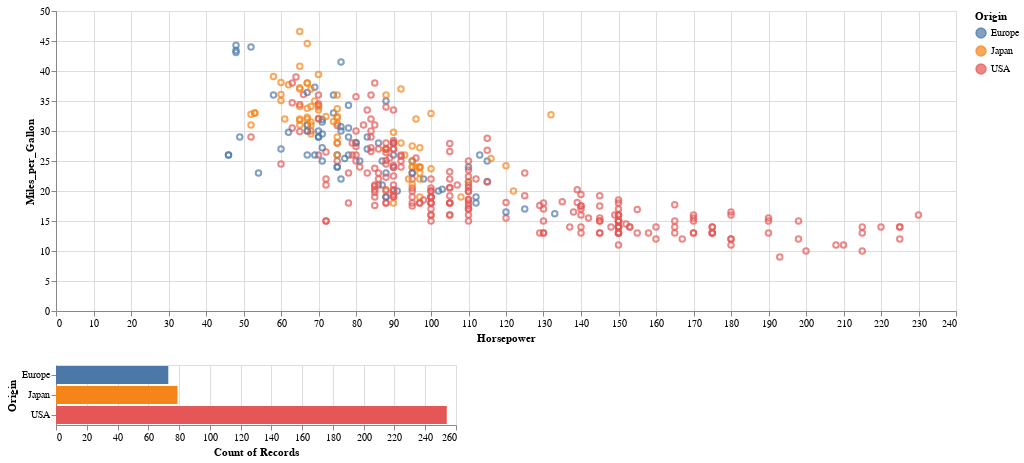

Here is the notebook cell this chart was saved with:
### Code cell
interval = alt.selection_interval()

scatter = alt.Chart(cars, width=900).mark_point().encode(
    x='Horsepower',
    y='Miles_per_Gallon',
    color=alt.condition(interval,'Origin', alt.value('lightgrey'))
).add_selection(
    interval
)

hist = alt.Chart(cars).mark_bar().encode(
    x='count()',
    y='Origin',
    color='Origin'
).transform_filter(
interval)

scatter & hist

### Figure 1 — Vega-Lite specification as saved in the notebook (floating-point values rounded to 4 significant figures; data arrays with more than 128 entries replaced by an {"elided": "..."} marker saying what was removed)
{"config": {"view": {"continuousWidth": 400, "continuousHeight": 300}}, "vconcat": [{"mark": "point", "encoding": {"color": {"condition": {"type": "nominal", "field": "Origin", "selection": "selector011"}, "value": "lightgrey"}, "x": {"type": "quantitative", "field": "Horsepower"}, "y": {"type": "quantitative", "field": "Miles_per_Gallon"}}, "selection": {"selector011": {"type": "interval"}}, "width": 900}, {"mark": "bar", "encoding": {"color": {"type": "nominal", "field": "Origin"}, "x": {"type": "quantitative", "aggregate": "count"}, "y": {"type": "nominal", "field": "Origin"}}, "transform": [{"filter": {"selection": "selector011"}}]}], "data": {"name": "data-f02450ab61490a1363517a0190416235"}, "$schema": "https://vega.github.io/schema/vega-lite/v4.8.1.json", "datasets": {"data-f02450ab61490a1363517a0190416235": {"elided": "406 records"}}}
